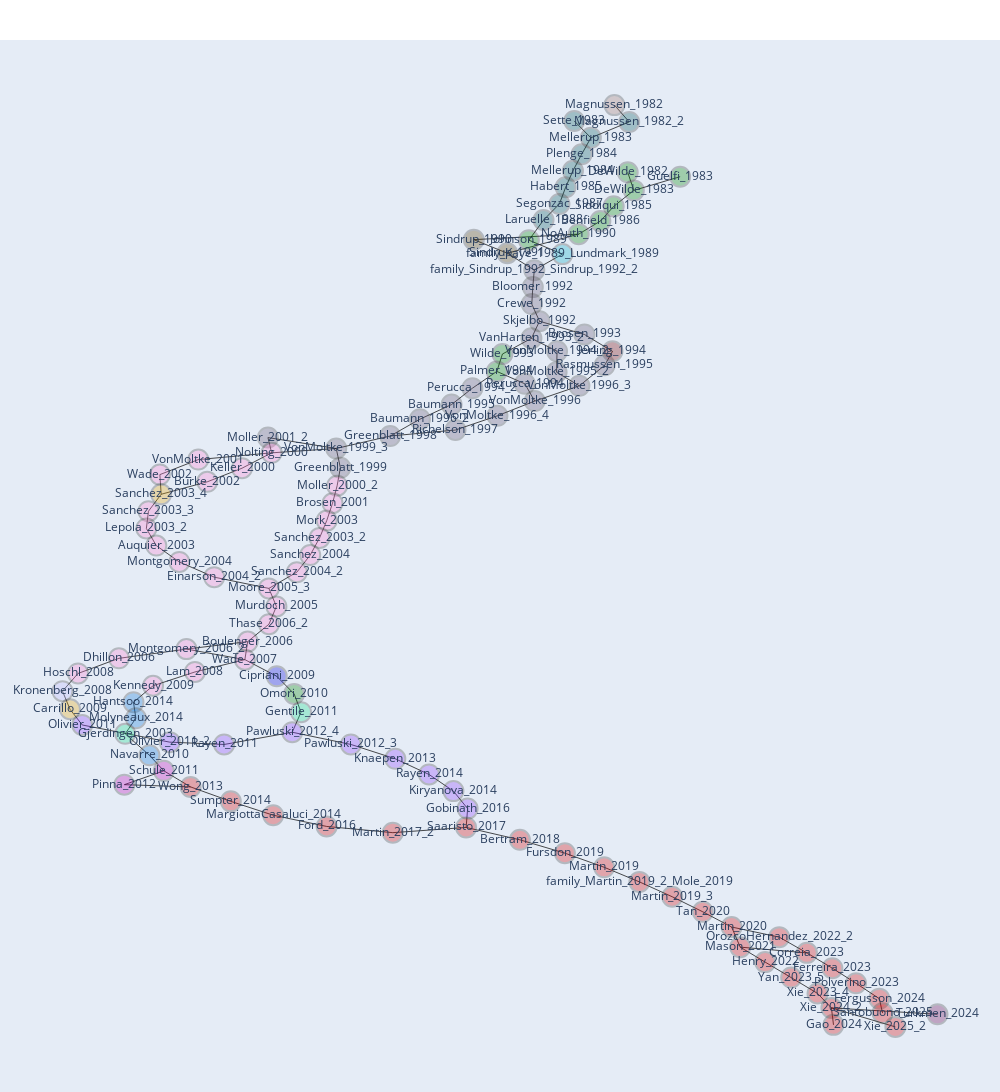
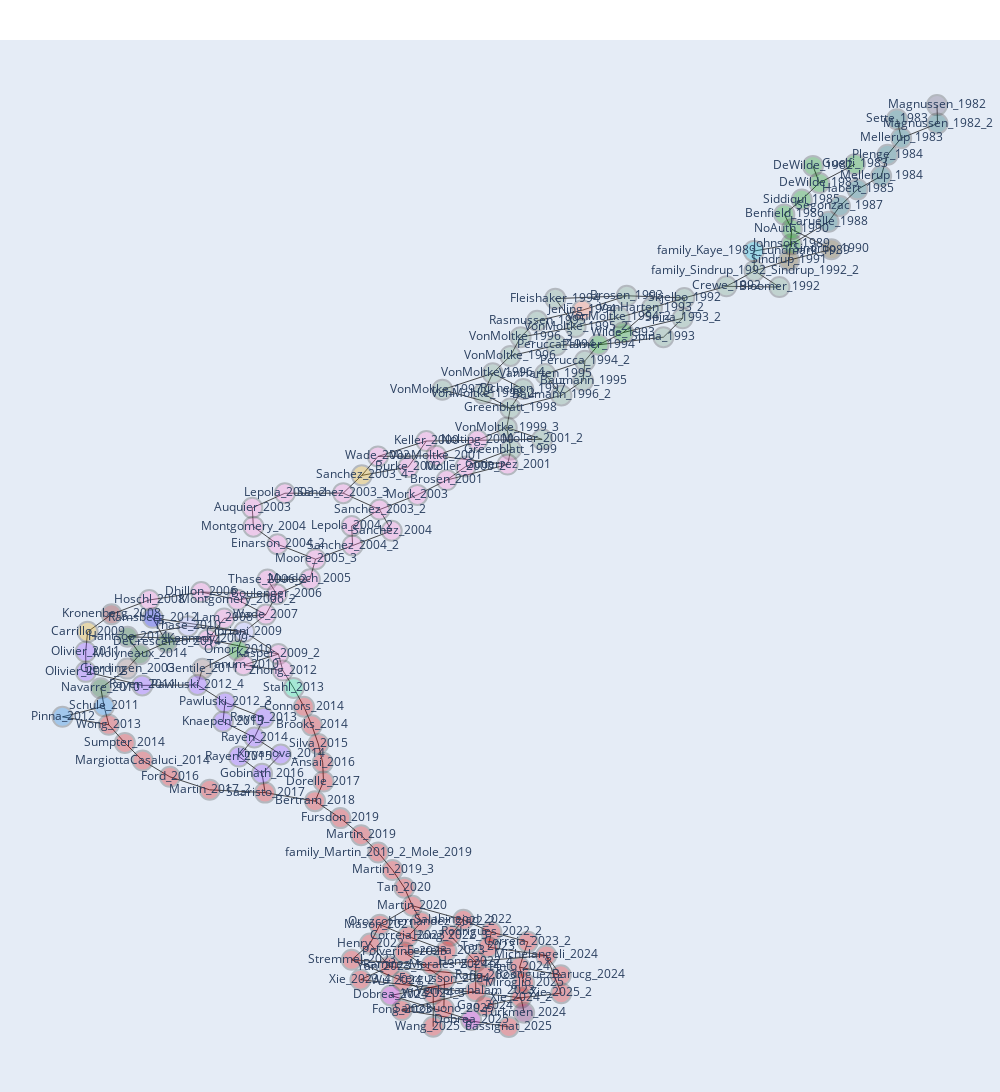
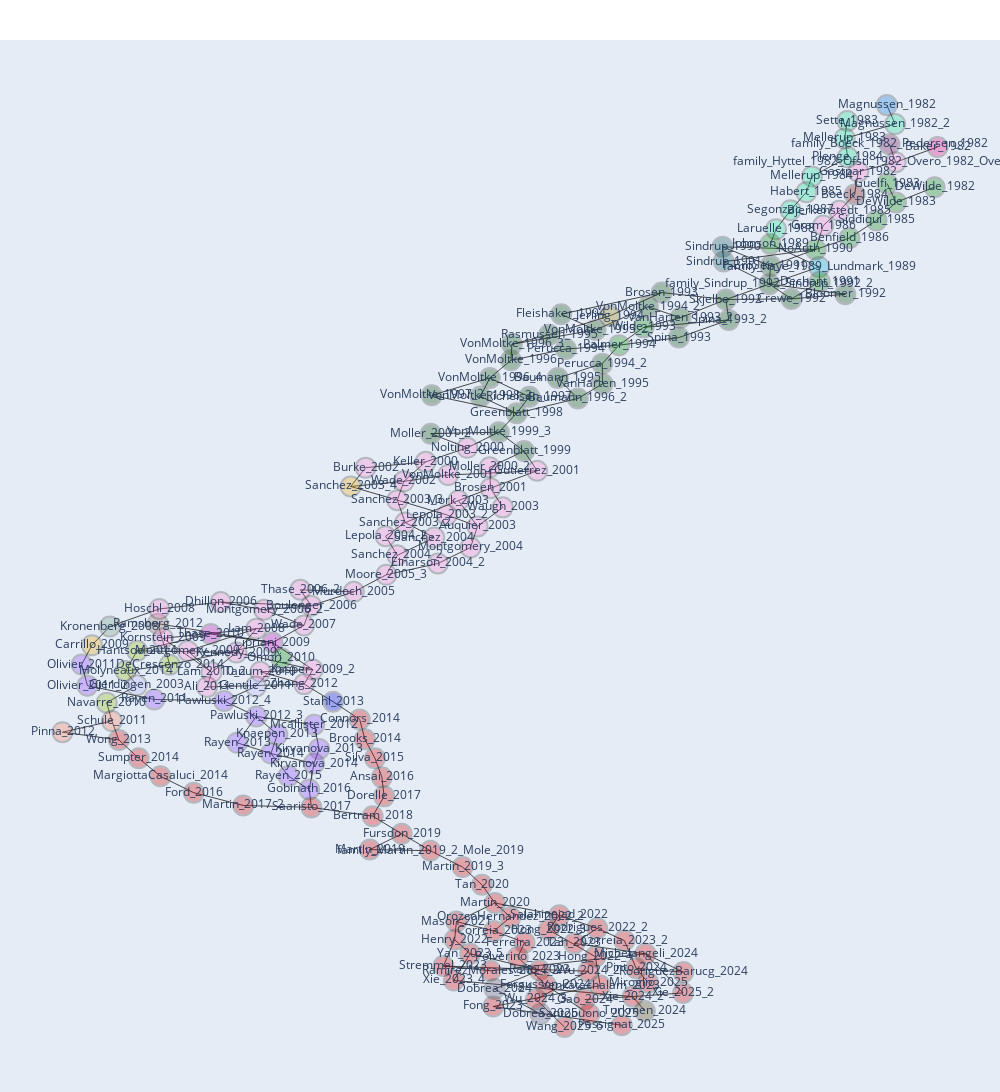
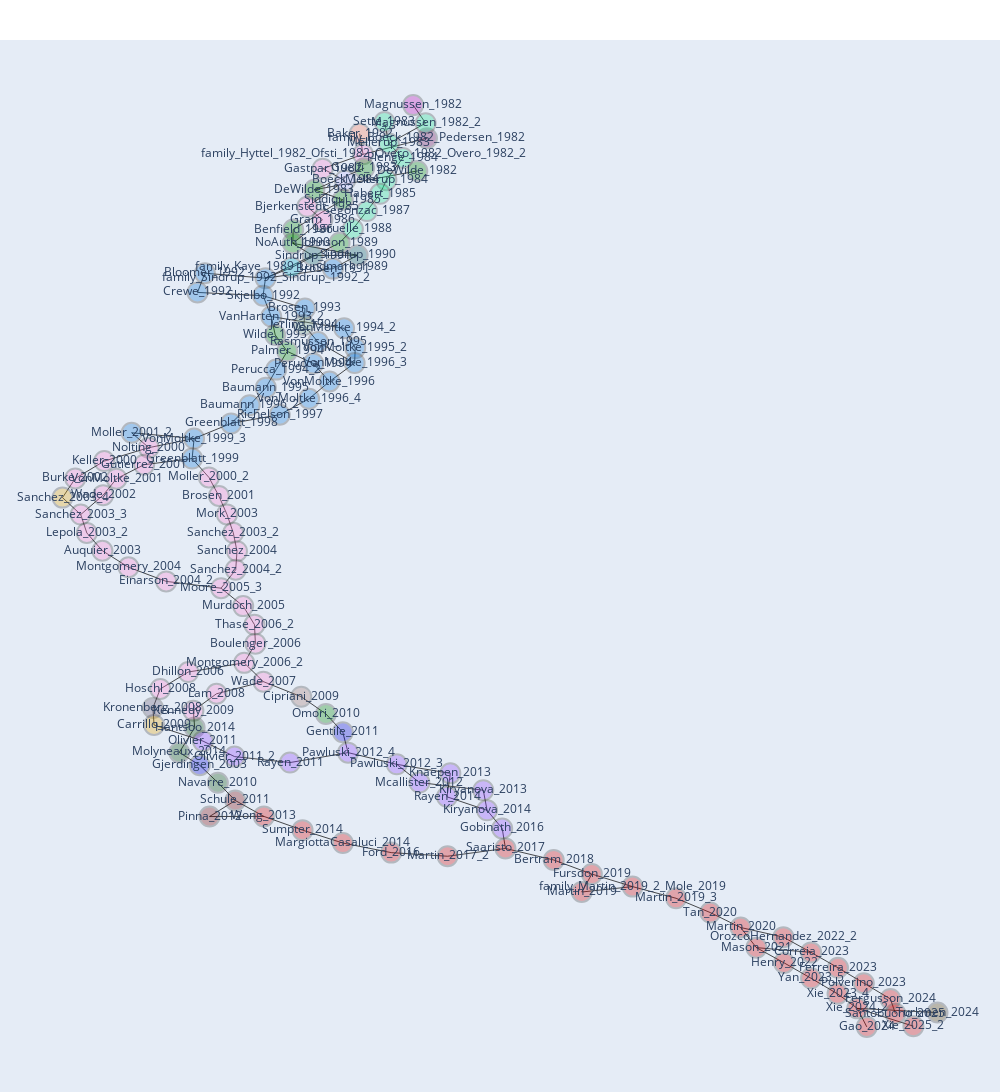

The notebook cell saved with these charts, in order:
### Code cell
attr_to_assign = [
    "title",
    "citedby_count",
    "doi",
    "year",
    "first_author",
    "cluster_alpha0.3_k10_res0.002",
    "centrality_alpha0.3_k10_res0.002",
]


main_paths_data = [
    MainPathDataAssigner(mp, df, attr_to_assign).process_mp(
        attr_to_remove=["size", "shape"]
    )
    for mp in main_paths
]
cluster_col = "cluster_alpha0.3_k10_res0.002"
n_clusters = []
figs = []
for f, mp in zip(files, main_paths_data):
    print(f)
    print(mp)
    # Get node attributes
    x = nx.get_node_attributes(mp, "x")
    y = nx.get_node_attributes(mp, "y")

    # Convert coordinates to numeric values
    x_numeric = {k: float(v) for k, v in x.items()}
    y_numeric = {k: float(v) for k, v in y.items()}

    pos = {k: (x_numeric[k], y_numeric[k]) for k in x_numeric}
    mpp_i = MainPathPlotterInteractive(mp, cluster_col=cluster_col, label_col="label")
    fig = mpp_i.plot_network_on_timeline_interactive(
        return_fig=True, adjust_overlap=True, pos=None
    )
    figs.append(fig)
    n_clusters.append(len(set(nx.get_node_attributes(mp, cluster_col).values())))

with open(
    "../output/figures/main-paths/2025/mainpaths_alpha0.3_k10_res0.002.html", "w"
) as f:
    f.write("<html><head><title>Visualization</title></head><body>\n")
    # Write header
    f.write("<h1>cluster_alpha0.3_k10_res0.002</h1>\n")
    for idx, (filename, fig) in enumerate(zip(files, figs)):
        # Assuming 'files' contains some form of identifier or filename you want to display
        f.write(
            f"<h2>{filename.split('/')[-1]}</h2>\n<p>Number of clusters: {n_clusters[idx]}</p>"
        )  # Writing the identifier/filename before the figure
        f.write(fig)  # Writing the figure's HTML string
        f.write("<br>\n")
    f.write("</body></html>")
